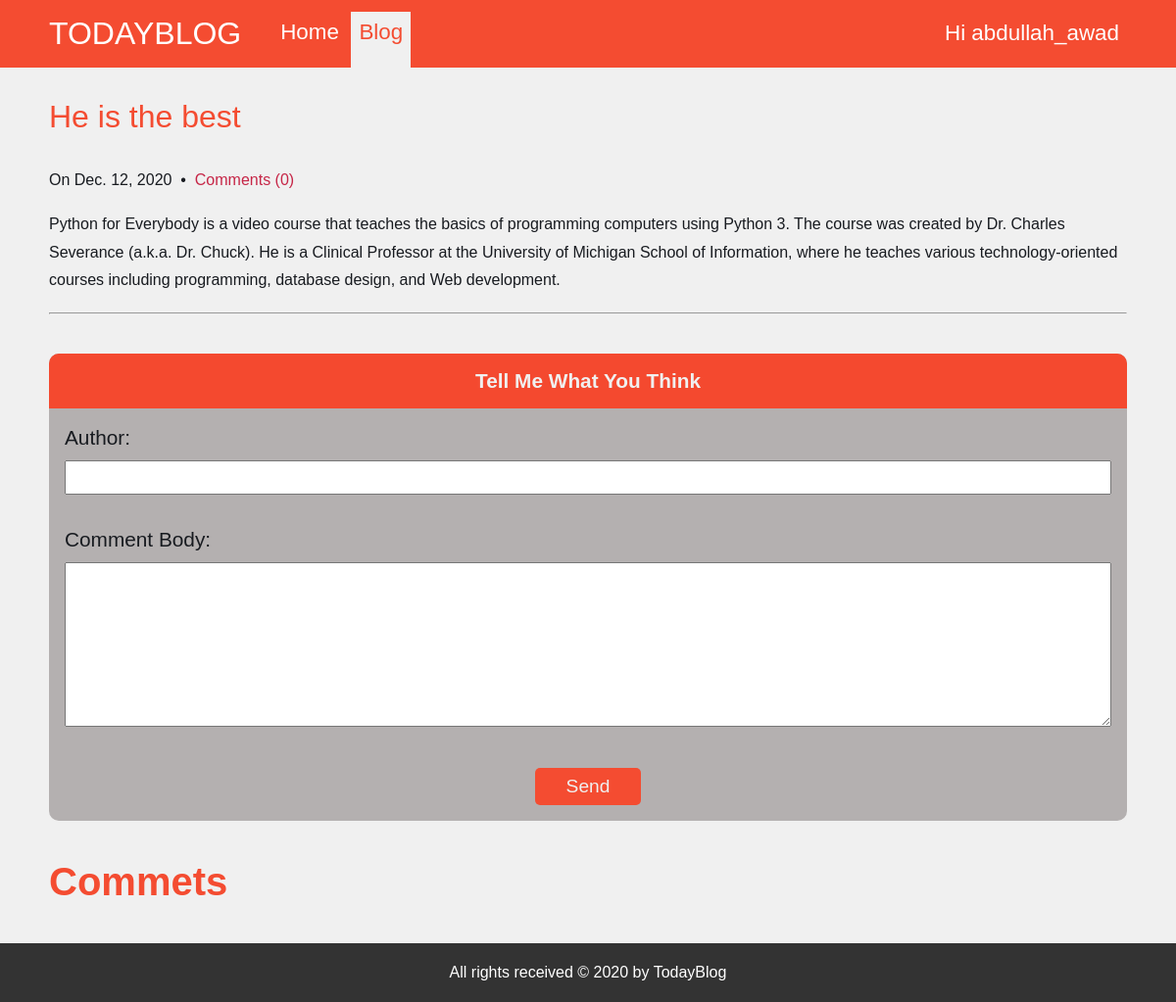
Page /blog/post/2/ (signed in) on the committed database.
### blogApp/models.py (models this page shows, shortened)
class Post(models.Model):
    title = models.CharField(verbose_name='title' , max_length=50)
    body = models.TextField(verbose_name='body')
    created_on = models.DateTimeField(verbose_name='created on' , auto_now_add=True)
    last_modified = models.DateTimeField(verbose_name='last modified' , auto_now=True)
    categories = models.ManyToManyField(Category, verbose_name=("categories"), related_name='posts')
    def get_absolute_url(self):
        return reverse("blogApp:post_detail", kwargs={"pk": self.pk})

### blogApp/views.py (the view)
# urls.py: path('post/<int:pk>/', post_detail, name = 'post_detail')
def post_detail(request, pk):
    post = get_object_or_404(Post, pk=pk)
    form = CommentFormModel()
    if request.method == 'POST':
        author = request.POST.get('author')
        body = request.POST.get('body')
        Comment.objects.create(author=author, body=body, post=post, created_on=datetime.now())
    context = {
        'object':post,
        'form': form
    }
    return render(request, 'blogApp/post_detail.html', context=context)

### blogApp/models.py
class CommentFormModel(ModelForm):
    class Meta:
        model = Comment
        fields = ['author', 'body']

### templates/blogApp/post_detail.html (shortened to what this page needs)
{% extends 'base.html' %}
{% block nav_ops %}
    <li><a class='btn-nav' href="{% url 'pages:home' %}">Home</a></li>
    <li><a class='btn-nav current-page' href="{% url 'blogApp:post_list' %}">Blog</a></li>
{% endblock nav_ops %}
{% block content %}
    <div class="post-box-detail">
        <h2 class="title"><a href="{{ object.get_absolute_url }}">{{ object.title }}</a></h2>
            <p class="meta">On {{ object.created_on |date}}
                &nbsp;&bull;&nbsp; <a href="#" class="comments">Comments ({{ object.comment_set.count  }})</a> </p>
        <div class="entry">
                <p>{{ object.body }}</p>
    </div>
    <br>
    <hr>
    <div class="comment-box">
        <form method="post" id="comment-form">
            <h4 class='comment-heading'>Tell Me What You Think</h4>
            {{ form.as_p }}
            <input type="submit" value="Send">
        </form>
        <h3 class='comment-heading'>Commets</h3>
    </div>
{% endblock content %}

### templates/base.html (shortened to what this page needs)
<!DOCTYPE html>
<html lang="en">
<head>
    {% load static %}
    <link rel="stylesheet" href="{% static 'css/style.css' %}">
</head>
<body>
    <header id="main-header">
        <div class="container">
            <h1 id="logo"><a href="#">TodayBlog</a></h1>
            <nav id="main-nav">
                <ul>
                    {% block nav_ops %}{% endblock nav_ops %}
                    {% if user.is_authenticated  %}
                        <li class='user-area'><a href="{% url 'users:dashboard' %}">Hi {{ user }}</a></li>
                    {% else %}
                        <li class='user-area'>
                            <a href="{% url 'users:login' %}" class="btn-sign in">Sign In</a>
                            <a href="{% url 'users:register' %}" class="btn-sign up">Sign Up</a>
                        </li>
                    {% endif %}
                </ul>
            </nav>
        </div>
    </header>
    <main>
        <div class="container flex-center">
            {% block content %}{% endblock content %}
        </div>
    </main>
    <footer id="main-footer">
        <div class="container">
            <p>All rights received &copy 2020 by TodayBlog</p>
        </div>
    </footer>
</body>
</html>

### static/css/style.css (style rules this page uses)
* { margin: 0; padding: 0; box-sizing: border-box; }
body { background: #F0F0F0; font-family: 'Source Sans Pro', sans-serif; font-weight: 300; color: #181B20; }
h1, h2, h3 { font-weight: normal; }
h1 { font-size: 2em; }
h2 { font-size: 2.4em; }
h2.title a { color: #F44C31; }
h3 { font-size: 1.6em; }
p, ul, ol { margin: 0; line-height: 180%; }
a { text-decoration: none; color: #C62647; }
.flex-center { display: flex; flex-direction: column; align-items: center; justify-content: center; }
.container { max-width: 1100px; margin: auto; }
#main-header { background: #F44C31; padding: 1rem; }
#main-header .container { position: relative; display: flex; align-items: center; justify-content: flex-start; }
#logo { text-transform: uppercase; padding-right: 2rem; }
#logo a { text-decoration: none; color:white; }
#main-nav ul li.user-area { position: absolute; right: 0; top: 50%; transform: translateY(-50%); }
#main-nav ul li { display: inline-block; margin: 0; }
#main-nav ul li a { text-decoration: none; color: white; font-size: 1.4rem; transition: color 0.3s ease-in-out; padding: 0.5rem 0.5rem 1.5rem 0.5rem; }
#main-nav ul li a.current-page { color: #F44C31; background: #F0F0F0; }
main { min-height: 87vh; }
#main-footer { background-color: #333; color: white; padding: 1rem; text-align: center; }
h2 { padding: 1rem 0; font-size: 2rem; color: #555; }
.post-box-detail { padding: 1rem 0; margin-bottom: 1rem; }
.post-box-detail p { padding-top: 1rem; }
h3.comment-heading { margin-top: 20px; font-size: 2.5rem; padding: 0.5rem 0; color: #F44C31; font-weight: 600; }
form { margin-top: 100px; background-color: rgb(180, 176, 176); width: 500px; margin-bottom: 2rem; border-radius: 10px; overflow: hidden; }
form#comment-form { margin-top: 40px; width: 100%; }
form h3, form h4 { text-align: center; background: hsl(8, 90%, 57%); padding: 1rem; color: #F0F0F0; }
form#comment-form h4 { font-size: 1.3rem; }
form p { padding: 0 1rem; padding-top: 1rem; }
form label { font-size: 1.3rem; text-transform: capitalize; padding-bottom: 0.5rem; display: block; }
form input, form textarea { width: 100%; padding: 8px; margin-bottom: 1rem; }
form input[type='submit'] { width: fit-content; padding: 0.5rem 2rem; display: block; cursor: pointer; margin: 1rem auto; font-size: 1.2rem; border-radius: 5px; background: #F44C31; color: #F0F0F0; border: none; }

### rows in the picture
Post: title "He is the best", created_on "Dec. 12, 2020", comment_set.count "0", body "Python for Everybody is a video course that teaches the basics of programming computers using Python 3. The course was created by Dr. Charles Severance (a.k.a. Dr. Chuck). He is a Clinical Professor at the University of Michigan School of Information, where he teaches various technology-oriented courses including programming, database design, and Web development."

### other values in the picture
{{ user }} "abdullah_awad"
